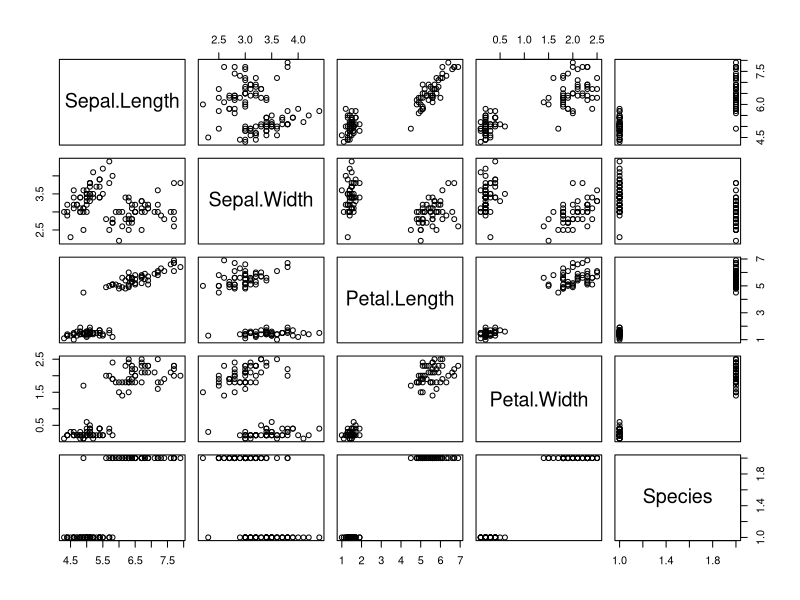

The R script that drew this image:
## ---- chunk 1
knitr::opts_chunk$set(echo = TRUE)
## ---- chunk 2
# 필요한 패키지
library(tidyverse)
## ---- chunk 3
df <- iris
# 데이터 설정
df <- df %>% 
  filter(Species != "versicolor") %>% 
  as.data.frame() 

unique(df$Species)

df$Species <- factor(df$Species)

## ---- chunk 4
str(df)
summary(df)
sum(is.na(df))
plot(df)
## ---- chunk 5
# test set
# 모델을 평가 하는데 필요
# train/test sampling
training_sampling <- sort(sample(1:nrow(df),nrow(df)*0.7))
test_sampling <- setdiff(1:nrow(df), training_sampling)

# nrow, ncol
# nrow = number of row
# ncol = number of column

## traing_set, test_set
training_set <- df[training_sampling,]
test_set <- df[test_sampling,]
## ---- chunk 6
# 모델생성
logit_m <- glm(Species ~ Petal.Length + Petal.Width + Sepal.Width, data = training_set, family = "binomial") 

# 모델확인 
logit_f <- fitted(logit_m)

logit_f < 0.5

df$Species %>% as.numeric()

ifelse(logit_f < 0.5, 1, 2)

# 정확도를 위한 데이터 생성
is_correct <- training_set$Species %>% as.numeric() == ifelse(logit_f < 0.5, 1, 2)

# 정확도
sum(is_correct) / length(is_correct)
## ---- chunk 7
## test set의 모델적용
logit_p <- predict(logit_m, test_set, type = "response")
is_correct_p <- test_set$Species %>%  as.numeric() == ifelse(logit_p < 0.5, 1, 2)
sum(is_correct_p) / length(is_correct_p)
